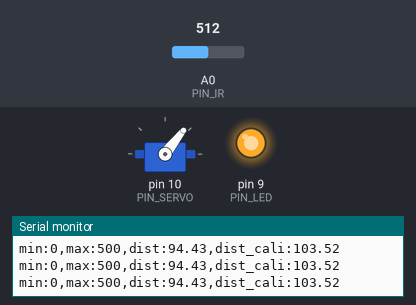
Recording of a sketch running on a simulated Arduino Uno, built with avr-gcc and run on an emulated ATmega328P. Shown: servo, output pins drawn as LEDs (lit = HIGH), the last lines printed to the serial monitor. Inputs (shaded band) come from the test bench; at power-on: A0 (PIN_IR) = 512.

Above: at 1.2 s.
1.3 s: A0 (PIN_IR) set to 226
2.8 s: A0 (PIN_IR) set to 206
At 3.2 s:
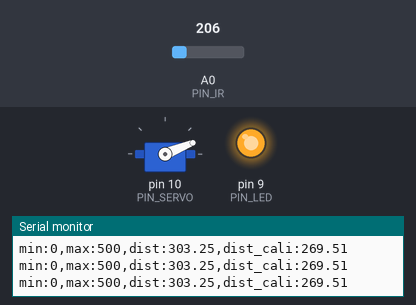
4.3 s: A0 (PIN_IR) set to 265
At 5.5 s:
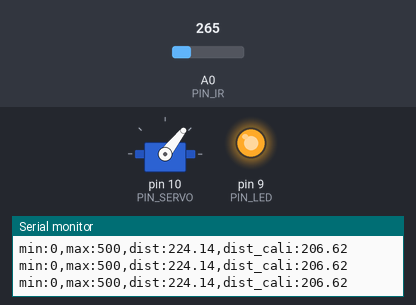
5.8 s: A0 (PIN_IR) set to 122
At 6.7 s:
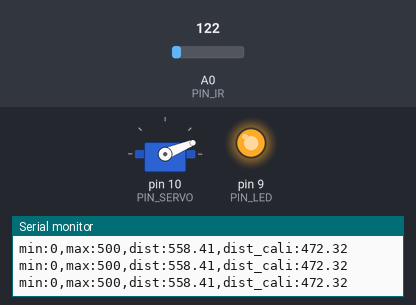
Timing chart, 0 to 8.3 s (numbered marks = the images above; inputs shaded):
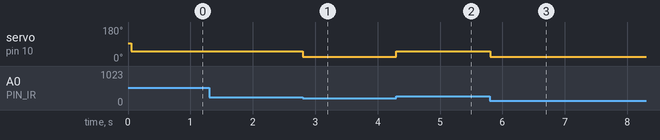

The sketch:

21_bbc_20203148.ino
```cpp
#include <Servo.h>

// Arduino pin assignment
#define PIN_IR A0
#define PIN_LED 9
#define PIN_SERVO 10
#define _INTERVAL_DIST    50 // interval (unit: ms)
#define _INTERVAL_SERVO    50 // servo interval (unit: ms)
#define _INTERVAL_SERIAL    100 // serial interval (unit: ms)
int a, b; // unit: mm
float raw_dist, dist_cali;

unsigned long last_sampling_time_dist, last_sampling_time_servo, last_sampling_time_serial; // unit: ms
bool event_dist, event_servo, event_serial;
Servo myservo;
void setup() {
  myservo.attach(PIN_SERVO);
  myservo.writeMicroseconds(1500);
// initialize GPIO pins
  pinMode(PIN_LED,OUTPUT);
  digitalWrite(PIN_LED, 1);
// initialize serial port
  Serial.begin(57600);
  a = 90;
  b = 285;

// initialize event variables
  last_sampling_time_dist = last_sampling_time_servo = last_sampling_time_serial = 0;
  event_dist = event_servo = event_serial = false;
}
float ir_distance(void){ // return value unit: mm
  float val;
  float volt = float(analogRead(PIN_IR));
  val = ((6762.0/(volt-9.0))-4.0) * 10.0;
  return val;
}
void loop() {
// wait until next sampling time.
// millis() returns the number of milliseconds since the program started. Will overflow after 50 days.
  unsigned long time_curr = millis();
  if(time_curr >= last_sampling_time_dist + _INTERVAL_DIST) {
        last_sampling_time_dist += _INTERVAL_DIST;
        event_dist = true;
  }
  if(time_curr >= last_sampling_time_servo + _INTERVAL_SERVO) {
        last_sampling_time_servo += _INTERVAL_SERVO;
        event_servo = true;
  }
  if(time_curr >= last_sampling_time_serial + _INTERVAL_SERIAL) {
        last_sampling_time_serial += _INTERVAL_SERIAL;
        event_serial = true;
  }
  if(event_dist) {
    event_dist = false;
    raw_dist = ir_distance();
    dist_cali = 100 + 155.0 / (b - a) * (raw_dist - a);
  }
  if(event_servo) {
    event_servo = false;
// adjust servo position according to the USS read value
    if(dist_cali > 255){
      myservo.writeMicroseconds(770);
    }else{
      myservo.writeMicroseconds(1080);
    }
  }

  if(event_serial) {
    event_serial = false;
// output the read value to the serial port
    Serial.print("min:0,max:500,dist:");
    Serial.print(raw_dist);
    Serial.print(",dist_cali:");
    Serial.println(dist_cali);
  }


}
```

Measured:
- the behaviour switches between 218 and 217 on A0 (PIN_IR) (found by bisection; images 0 and 1)
- after the input at 2.8 s, servo on pin 10 (PIN_SERVO): 52° → 22° at once
- after the input at 4.3 s, servo on pin 10 (PIN_SERVO): 22° → 52° at once
- after the input at 5.8 s, servo on pin 10 (PIN_SERVO): 52° → 22° at once
